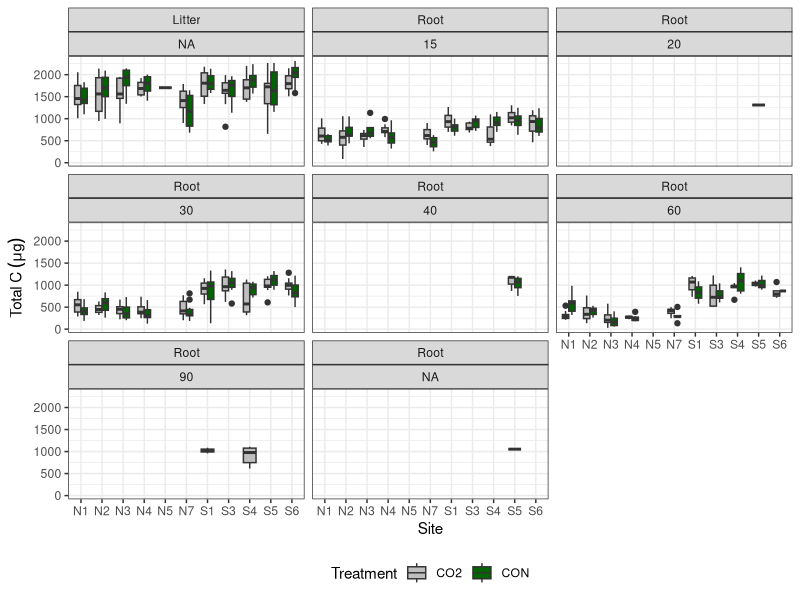
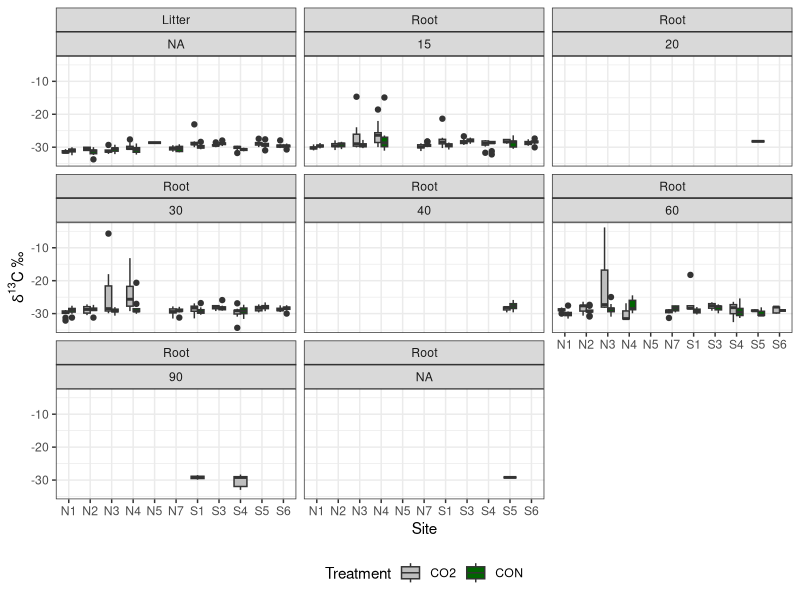
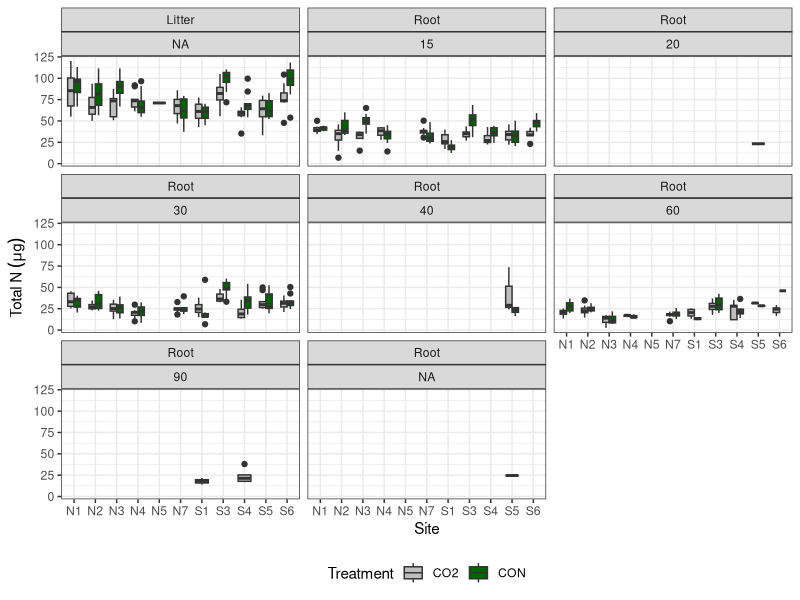
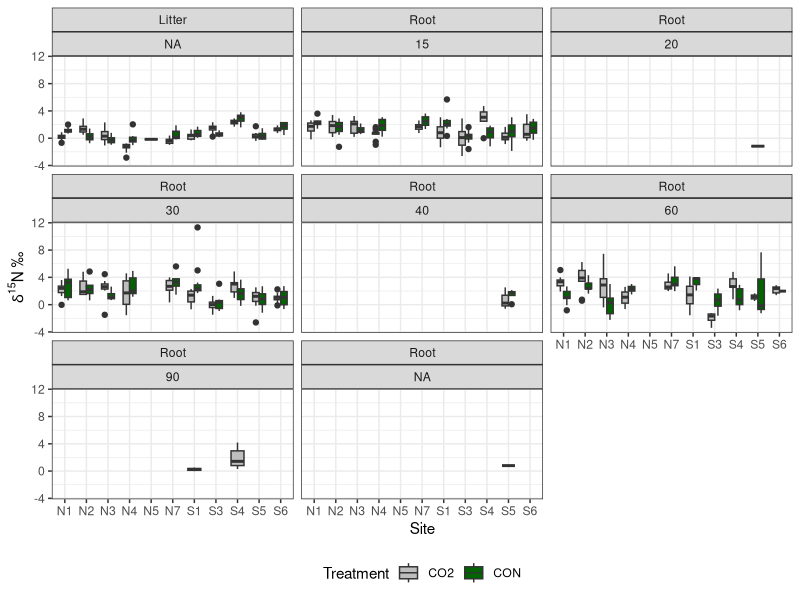

Write the R code that produced these figures, in order.
#Author/Date
#Gabriela Shirkey 4/12/2025
#Isotope comparison between zones (north/south), and treatment (CO2/CON)


#Library
library(dplyr)
library(plotrix) # for std.error
library(ggplot2)
library(multcompView)

#read in data
setwd("C:/Users/Gabriela Shirkey/OneDrive - Chapman University/CostaRica/Gabriela/RespirationPaper/litter_roots_nutrients/")
df <- read.csv("roots_leaves_isotopes.csv", stringsAsFactors = FALSE)
str(df)



# Boxplots by site_id or "zone" (i.e., north/south) -------------------------------------------------------


figc <- ggplot(df, aes(x = Site, y = Total.C, fill=Treatment), na.rm= TRUE) +
  geom_boxplot(position = "dodge", show.legend = T, width = 0.6) + 
  labs(y = expression("Total C" ~(mu*g)), x = "Site") + 
  #labs(y = expression(delta^13*C ~ "\U2030"), x = "Site") + 
  theme_bw() + 
  facet_wrap(~Type.of.Material+root_depth)+
  #geom_errorbar(aes(ymin = total_c_ug_mean - df_summary$total_c_ug_se, ymax = total_c_ug_mean + df_summary$total_c_ug_se), position = position_dodge(width = 0.6), linetype = 1,width=0.2) + 
  theme(legend.position="bottom") + 
  scale_fill_manual(values=c("grey", "darkgreen")) 
figc

figc <- ggplot(df, aes(x = Site, y = X13CVPDB , fill=Treatment), na.rm= TRUE) +
  geom_boxplot(position = "dodge", show.legend = T, width = 0.6) + 
  #labs(y = expression("Total C" ~(mu*g)), x = "Site") + 
  labs(y = expression(delta^13*C ~ "\U2030"), x = "Site") + 
  theme_bw() + 
  facet_wrap(~Type.of.Material+root_depth)+
  #geom_errorbar(aes(ymin = total_c_ug_mean - df_summary$total_c_ug_se, ymax = total_c_ug_mean + df_summary$total_c_ug_se), position = position_dodge(width = 0.6), linetype = 1,width=0.2) + 
  theme(legend.position="bottom") + 
  scale_fill_manual(values=c("grey", "darkgreen")) 
figc


fign <- ggplot(df, aes(x = Site, y = Total.N , fill=Treatment), na.rm= TRUE) +
  geom_boxplot(position = "dodge", show.legend = T, width = 0.6) + 
  labs(y = expression("Total N" ~(mu*g)), x = "Site") + 
  #labs(y = expression(delta^15*N ~ "\U2030"), x = "Site") + 
  theme_bw() + 
  facet_wrap(~Type.of.Material+root_depth)+
  #geom_errorbar(aes(ymin = total_c_ug_mean - df_summary$total_c_ug_se, ymax = total_c_ug_mean + df_summary$total_c_ug_se), position = position_dodge(width = 0.6), linetype = 1,width=0.2) + 
  theme(legend.position="bottom") + 
  scale_fill_manual(values=c("grey", "darkgreen")) 
fign

fign <- ggplot(df, aes(x = Site, y = X15NAir , fill=Treatment), na.rm= TRUE) +
  geom_boxplot(position = "dodge", show.legend = T, width = 0.6) + 
  #labs(y = expression("Total N" ~(mu*g)), x = "Site") + 
  labs(y = expression(delta^15*N ~ "\U2030"), x = "Site") +
  theme_bw() + 
  facet_wrap(~Type.of.Material+root_depth)+
  #geom_errorbar(aes(ymin = total_c_ug_mean - df_summary$total_c_ug_se, ymax = total_c_ug_mean + df_summary$total_c_ug_se), position = position_dodge(width = 0.6), linetype = 1,width=0.2) + 
  theme(legend.position="bottom") + 
  scale_fill_manual(values=c("grey", "darkgreen")) 
fign


# Save csv ----------------------------------------------------------------

df <- na.omit(df)

df$Site <- as.factor(df$Site)
df$Treatment <- as.factor(df$Treatment)
df$root_depth <- as.factor(df$root_depth) 

write.csv(df, "litter_root_df_cleaned.csv", row.names = FALSE)

# 3-way ANOVA N isotope-----------------------------------------------------------
#where zone is either north or south side

model_n <- aov(X15NAir~ Site*Treatment*root_depth, data=df)
summary(model_n)
# Df Sum Sq Mean Sq F value   Pr(>F)    
# Site                        9  277.2  30.795  17.604  < 2e-16 ***
# Treatment                   1    2.3   2.275   1.300  0.25478    
# root_depth                  5   29.6   5.920   3.384  0.00518 ** 
# Site:Treatment              9  132.7  14.744   8.428 1.13e-11 ***
# Site:root_depth            19   46.7   2.457   1.405  0.11914    
# Treatment:root_depth        3    3.4   1.148   0.656  0.57942    
# Site:Treatment:root_depth  18   43.6   2.424   1.386  0.13321    
# Residuals                 452  790.7   1.749                     
# ---
# Signif. codes:  0 ‘***’ 0.001 ‘**’ 0.01 ‘*’ 0.05 ‘.’ 0.1 ‘ ’ 1


# 3-way ANOVA Total N -----------------------------------------------------


model_n <- aov(Total.N~ Site*Treatment*root_depth, data=df)
summary(model_n)

# 3-way ANOVA C isotope-----------------------------------------------------------
#where zone is either north or south side

model_c <- aov(X13CVPDB ~ Site*Treatment*root_depth, data=df)
summary(model_c)
# Df Sum Sq Mean Sq F value   Pr(>F)    
# Site                        9  486.4   54.04   9.582 2.01e-13 ***
# Treatment                   1   75.3   75.30  13.350 0.000289 ***
# root_depth                  5   34.0    6.81   1.207 0.304580    
# Site:Treatment              9  325.3   36.14   6.408 1.39e-08 ***
# Site:root_depth            19  127.6    6.72   1.191 0.260381    
# Treatment:root_depth        3   16.6    5.55   0.983 0.400316    
# Site:Treatment:root_depth  18  159.7    8.87   1.573 0.062797 .  
# Residuals                 452 2549.3    5.64                     
# ---
#   Signif. codes:  0 ‘***’ 0.001 ‘**’ 0.01 ‘*’ 0.05 ‘.’ 0.1 ‘ ’ 1
